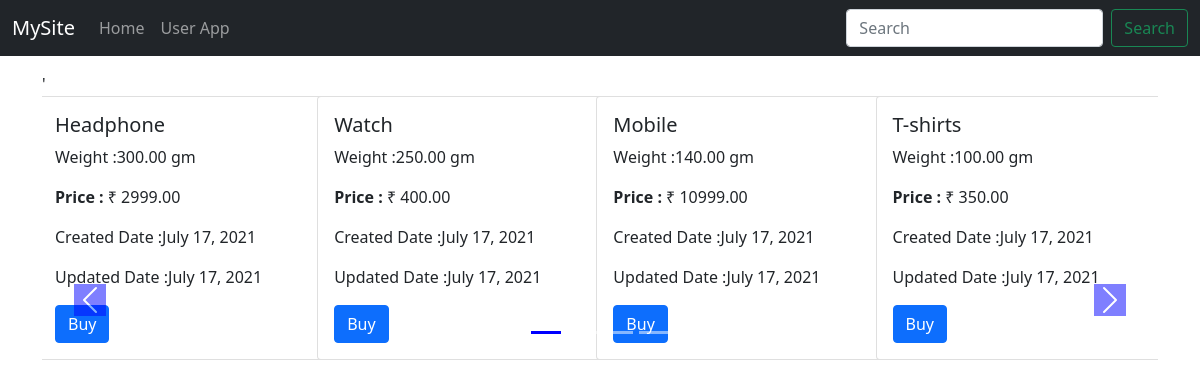
The app's page /product/ with its own data.
### Product/models.py (models this page shows, shortened)
class Product(models.Model):
    product_id=models.AutoField
    product_name=models.CharField(max_length=50)
    weight = models.DecimalField(max_digits=10, decimal_places=2)
    price = models.DecimalField(max_digits=10, decimal_places=2)
    created_at=models.DateField()
    updated_at = models.DateField()

### Product/views.py (the view)
# urls.py: path("", views.index,name="ProductsHome"),
def index(request):
    products= Product.objects.all()
    n= len(products)
    nSlides= n//4 + ceil((n/4) + (n//4))
    params={'no_of_slides':nSlides, 'range':range(1,nSlides), 'product': products}
    return render(request,"product/index.html", params)

### Product/templates/Product/index.html (shortened to what this page needs)
{% extends 'Product/basic.html' %}
{% block body %}
  <div class="container" >
    <div id="demo" class="carousel slide my-3" data-bs-ride="carousel">'
        <ul class="carousel-indicators">
            <li data-bs-target="#demo{{forloop.counter}}" data-bs-slide-to="0" class="active"></li>
          {% for i in range %}
            <li data-bs-target="#demo{{forloop.parentloop.counter}}" data-bs-slide-to="{{i}}" ></li>
          {% endfor %}
        </ul>
        <div class="carousel-inner">
          <div class="carousel-item active">
              {% for i in product %}
              <div class="col-xs-3 col-sm-3 col-md-3">
                <div class="card" style="width: 18rem;">
                  <div class="card-body">
                    <h5 class="card-title">{{i.product_name}}</h5>
                    <p class="card-text">Weight :{{i.weight}} gm</p>
                    <p class="card-text"><b>Price :</b> ₹  {{i.price}}</p>
                    <p class="card-text">Created Date :{{i.created_at}}</p>
                    <p class="card-text">Updated Date :{{i.updated_at}}</p>
                    <a href="#" class="btn btn-primary">Buy</a>
                  </div>
                </div>
              </div>
              {% if forloop.counter|divisibleby:4 and forloop.counter > 0 and not forloop.last %}
          </div>
              {% endif%}
              {% endfor %}
        </div>
    </div>
        <a class="carousel-control-prev " href="#demo{{forloop.counter}}" role="button" data-bs-slide="prev">
          <span class="carousel-control-prev-icon" aria-hidden="true" ></span>
        </a>
        <a class="carousel-control-next" href="#demo{{forloop.counter}}" role="button" data-bs-slide="next">
          <span class="carousel-control-next-icon" aria-hidden="true"></span>
        </a>
  </div>
{% endblock body %}

### Product/templates/Product/basic.html (shortened to what this page needs)
<!doctype html>
<html lang="en">
    <head>
        <link href="https://cdn.jsdelivr.net/npm/bootstrap@5.0.2/dist/css/bootstrap.min.css" rel="stylesheet">
    </head>
    <body>
        <nav class="navbar navbar-expand-lg navbar-dark bg-dark">
            <div class="container-fluid">
                <a class="navbar-brand" href="#">MySite</a>
                <div class="collapse navbar-collapse" id="navbarScroll">
                    <ul class="navbar-nav me-auto my-2 my-lg-0 navbar-nav-scroll" style="--bs-scroll-height: 100px;">
                        <li class="nav-item">
                            <a class="nav-link " aria-current="page" href="/">Home</a>
                        </li>
                        <li class="nav-item">
                            <a class="nav-link" href="/user">User App</a>
                        </li>
                    </ul>
                    <form class="d-flex">
                        <input class="form-control me-2" type="search" placeholder="Search" aria-label="Search">
                        <button class="btn btn-outline-success" type="submit">Search</button>
                    </form>
                </div>
            </div>
        </nav>
        {% block body %}
        {% endblock body %}
    </body>
</html>

### Product/templates/Product/index.html (style rules this page uses)
.col-md-3 { display: -webkit-inline-box; margin-left:-4px; }
.carousel-indicators .active { background-color: blue; }
body .carousel-indicators { bottom: 0; }
body .carousel-control-prev-icon, body .carousel-control-next-icon { background-color: blue; }
body .carousel-control-prev, body .carousel-control-next { bottom:200px; }

### records on screen
Product: product_name "Headphone", weight "300.00", price "2999.00", created_at "July 17, 2021", updated_at "July 17, 2021"
Product: product_name "Watch", weight "250.00", price "400.00", created_at "July 17, 2021", updated_at "July 17, 2021"
Product: product_name "Mobile", weight "140.00", price "10999.00", created_at "July 17, 2021", updated_at "July 17, 2021"
Product: product_name "T-shirts", weight "100.00", price "350.00", created_at "July 17, 2021", updated_at "July 17, 2021"
